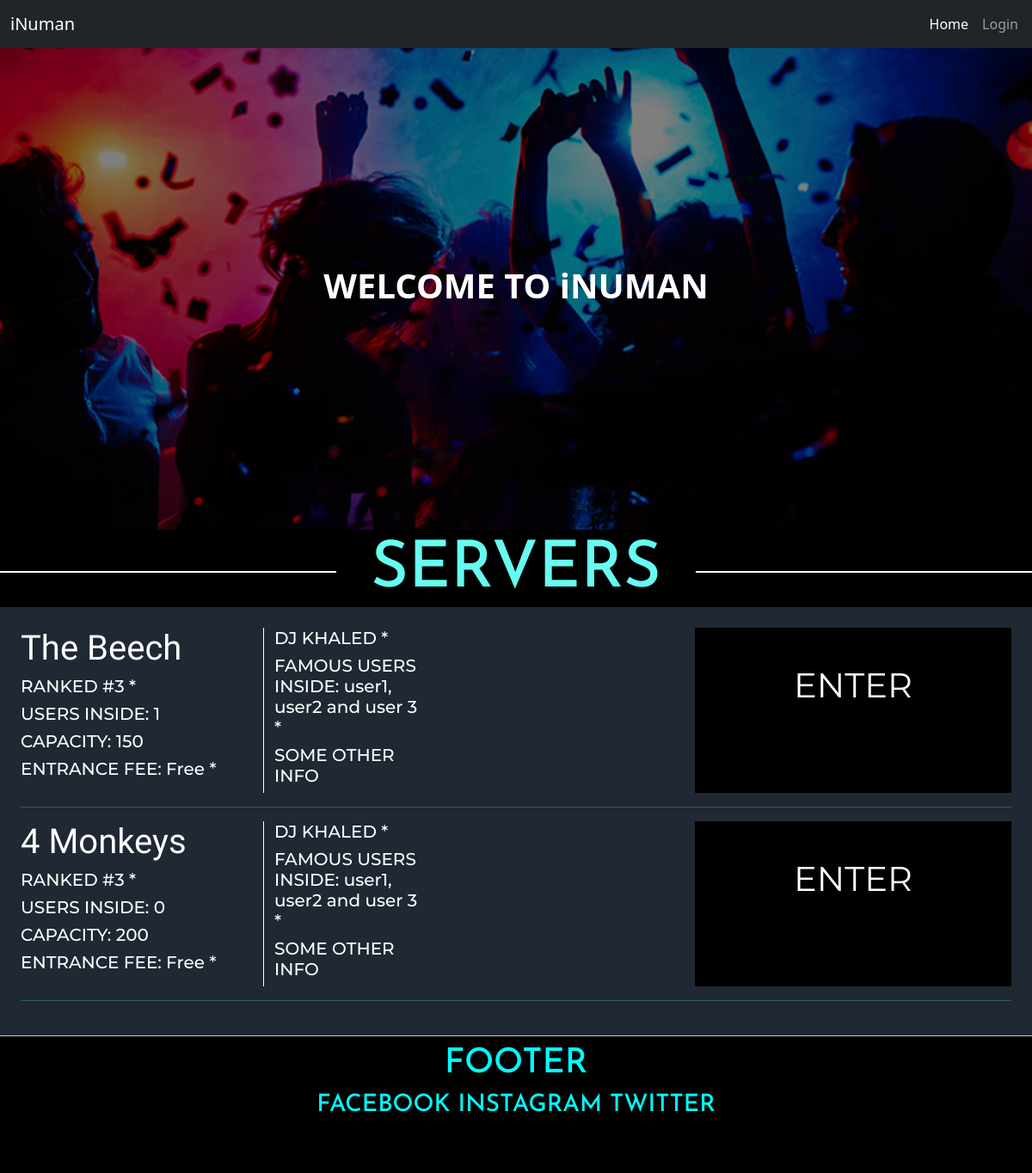
The page / on the database its author committed.
### package/models.py (models this page shows, shortened)
class AppServer(db.Model):
    id = db.Column(db.Integer, primary_key = True)
    name = db.Column(db.String(20), unique=True, nullable=False)
    capacity = db.Column(db.Integer, nullable=False, default=150)
    created_at = db.Column(db.DateTime, nullable=False, default=datetime.utcnow)
    rooms = db.relationship('AppServerRoom', backref='server', lazy=True)
    clients = db.relationship('User', backref='server', lazy=True)

### package/routes.py (the view)
@app.route('/')
def index():
    servers = AppServer.query.all()
    return render_template('index.html', servers=servers)

### package/templates/index.html (shortened to what this page needs)
{% extends 'layout.html' %}
{% block page_css %}
    <link rel="stylesheet" href="{{ url_for('static', filename='styles/index.css') }}">
{% endblock page_css %}
{% block content %}
    <div class="hero-image">
        <div class="hero-text">
            {% if current_user.is_authenticated %}
            <h1><b>WELCOME TO iNUMAN {{current_user.username}}</b></h1>
            {{current_user}}
            {% else %}
            <h1><b>WELCOME TO iNUMAN</b></h1>
            {% endif %}
        </div>
    </div>
    <section id="servers">
        <h1 class="text-center mt-5 title"><span>SERVERS</span></h1>
        <div class="container-fluid p-4">
            {% for server in servers %}
            <div class="row server-info">
                <div class="col-lg-3">
                    <h1 class="server-name">{{server.name}}</h3>
                    <h5>RANKED #3 *</h5>
                    <h5 id="server-{{server.id}}-user-count">USERS INSIDE: {{server.clients|length}}</h5>
                    <h5>CAPACITY: {{server.capacity}}</h5>
                    <h5>ENTRANCE FEE: Free *</h5>
                </div>
                <div class="col-lg-2" style="border-left: 1px solid white;">
                    <h5>DJ KHALED *</h5>
                    <h5>FAMOUS USERS INSIDE: user1, user2 and user 3 *</h5>
                    <h5>SOME OTHER INFO</h5>
                </div>
                <div class="col-lg-3"></div>
                <div class="col-lg-4 text-center server-buttons">
                    <a href="{{url_for('show_server', server_id=server.id)}}" class="enter-server">
                        ENTER
                    </a>
                </div>
            </div>
            <hr>
            {% endfor %}
        </div>
    </section>
{% endblock content %}

### package/static/styles/index.css (style rules this page uses)
body, html { height: 100%; background-color: black; }
.hero-image { background-image: linear-gradient(rgba(0, 0, 0, 0.5), rgba(0, 0, 0, 0.5)), url("/static/images/index_hero.jpg"); height: 70%; background-position: center; background-repeat: no-repeat; background-size: cover; position: relative; }
.hero-text { text-align: center; position: absolute; top: 50%; left: 50%; transform: translate(-50%, -50%); color: white; }
#servers { color: #66FCF1; background-color: black; }
#servers > .container-fluid { background-color: #1F2833; }
.server-info { color: white; font-family: 'Montserrat', sans-serif; }
.server-name { font-family: 'Yeseva One', cursive; }
.server-buttons { margin-top: 0%; }
.server-buttons .enter-server { display: block; height: 100%; width: 100%; background-color: #000000; text-decoration: none; }
.server-buttons .enter-server { padding-top: 10%; font-size: 40px; color:white; }
.title { font-size: 75px; font-family: 'Josefin Sans', sans-serif; border-bottom: 2px solid white; line-height: 0.001em; width: 100%; margin: 10px 0 40px; }
.title span { background-color:black; padding:0 40px; }

### rows shown on the page
AppServer: name "The Beech", clients|length "1", capacity "150"
AppServer: name "4 Monkeys", clients|length "0", capacity "200"
